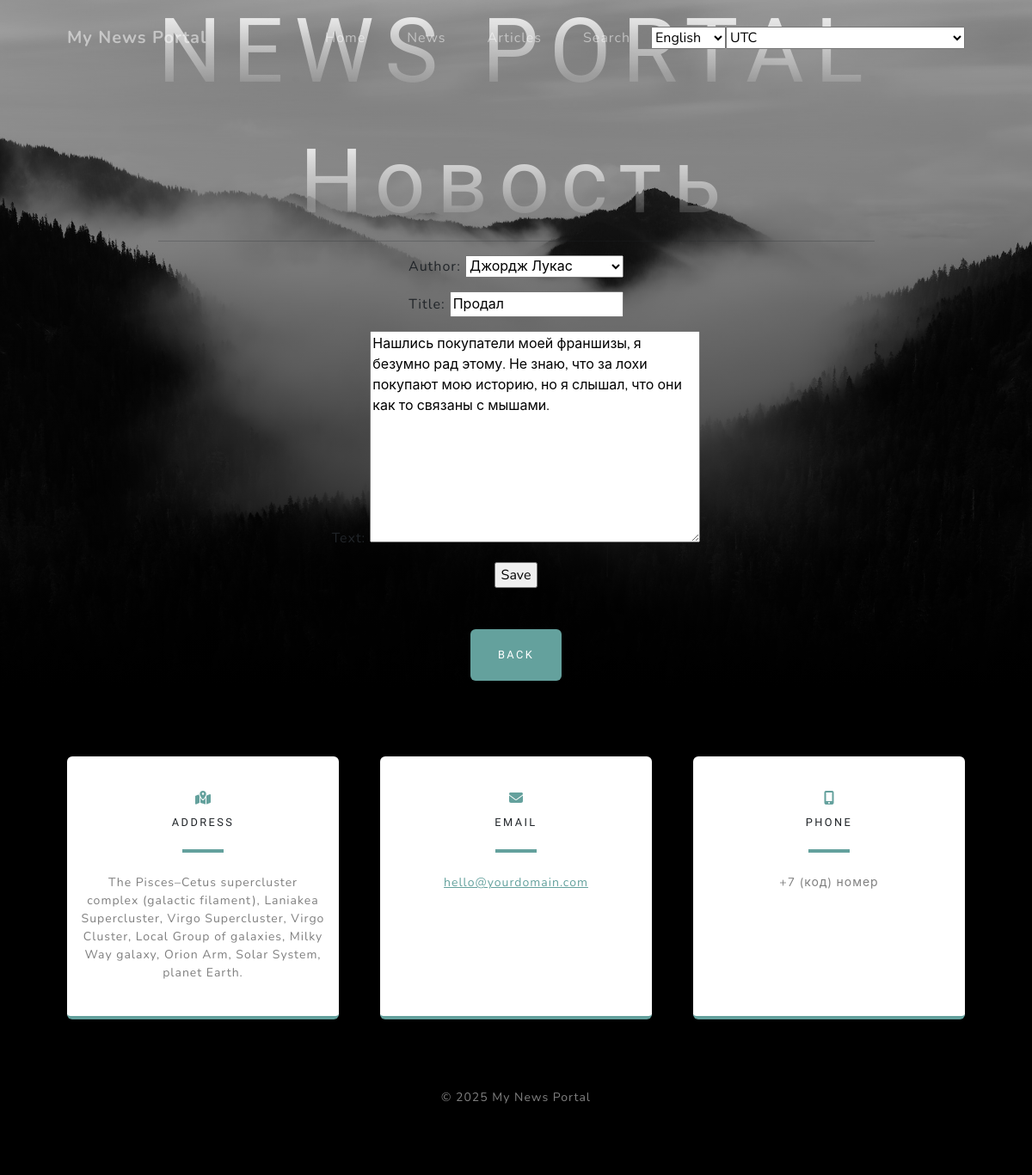
The page /news/4/update/ (signed in) on the database as committed earlier.
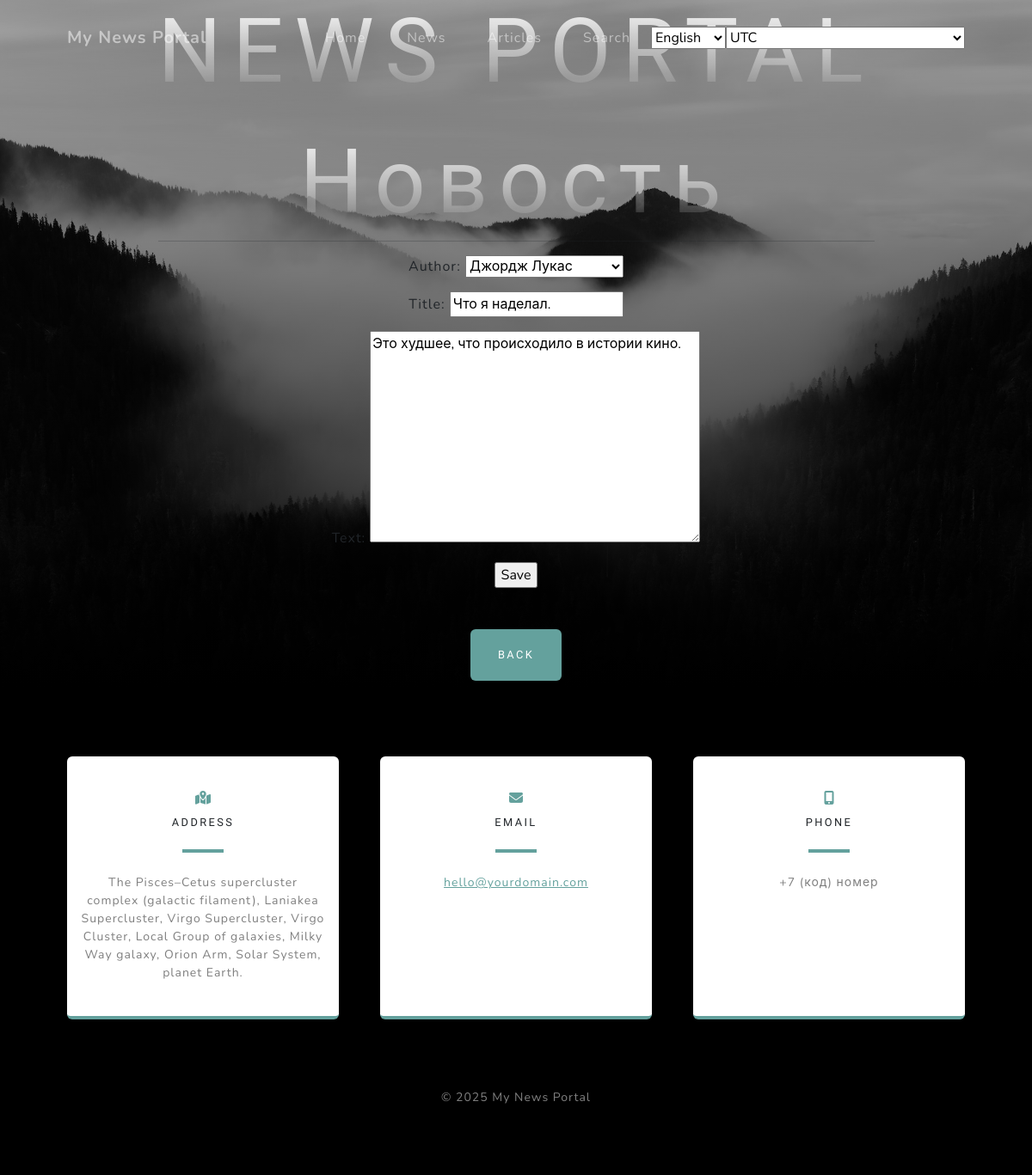
The same page on the database as committed later.
### My_News_Portal/models.py (models this page shows, shortened)
class Post(models.Model):
    author = models.ForeignKey(Author, on_delete=models.CASCADE)
    NEWS = 'NW'
    ARTICLE = 'AR'
    CATEGORY = (
        (NEWS, 'Новость'),
        (ARTICLE, 'Статья'),
    )
    categoryType = models.CharField(max_length=2, choices=CATEGORY, default=NEWS)
    dateCreation = models.DateTimeField(auto_now_add=True)
    postCategory = models.ManyToManyField(Category, through='PostCategory')
    title = models.CharField(max_length=255)
    text = models.TextField()
    rating = models.IntegerField(default=0)

### My_News_Portal/views.py (the view)
# urls.py: path('news/<int:pk>/update/', NewsUpdate.as_view(), name='news_update'),
class NewsUpdate(PermissionRequiredMixin, UpdateView):
    permission_required = ('My_News_Portal.change_post',)
    form_class = PostForm
    model = Post
    template_name = 'news_edit.html'

### My_News_Portal/forms.py
class PostForm(forms.ModelForm):
    class Meta:
        model = Post
        fields = [
            'author',
            'title',
            'text',
        ]

### My_News_Portal/context_processors.py (called while the page is built)
def timezone_context(request):
    return {
        'timezones': pytz.common_timezones,
        'TIME_ZONE': timezone.get_current_timezone_name(),
    }

### My_News_Portal/models.py (called while the page is built)
    def __str__(self):
        return self.authorUser.username

### templates/news_edit.html (shortened to what this page needs)
{% extends 'flatpages/default.html' %}
{% block content %}
<h1>Новость</h1>
<hr>
<form action="" method="post">
    {{ form.as_p }}
    <input type="submit" value="Save" />
</form>
{% endblock content %}

Rows that differ between the two databases and show on the page:
changed Post "Джордж Лукас": title "Продал" → "Что я наделал."; text "Нашлись покупатели моей франшизы, я безумно рад этому. Не знаю, что за лохи покупают мою историю, но я слышал, что они как то связаны с мышами." → "Это худшее, что происходило в истории кино."
